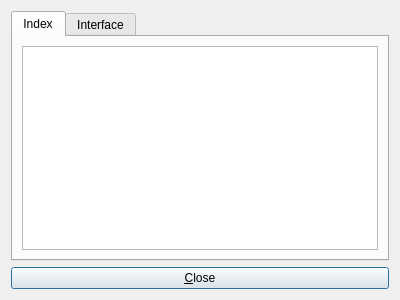
<?xml version="1.0" encoding="UTF-8"?>
<ui version="4.0">
 <class>HelpDialog</class>
 <widget class="QDialog" name="HelpDialog">
  <property name="geometry">
   <rect>
    <x>0</x>
    <y>0</y>
    <width>400</width>
    <height>300</height>
   </rect>
  </property>
  <property name="windowTitle">
   <string>MOV MetaEdit help</string>
  </property>
  <layout class="QVBoxLayout" name="Vertical_Layout">
   <item>
    <widget class="QTabWidget" name="Tab_Widget">
     <property name="currentIndex">
      <number>0</number>
     </property>
     <widget class="QWidget" name="Tab_Index">
      <attribute name="title">
       <string>Index</string>
      </attribute>
      <layout class="QGridLayout" name="gridLayout_2">
       <item row="0" column="0">
        <layout class="QGridLayout" name="Layout_Index">
         <property name="spacing">
          <number>0</number>
         </property>
         <item row="0" column="0">
          <widget class="QTextBrowser" name="Text1">
           <property name="source">
            <url>
             <string>qrc:/Documentation/index.html</string>
            </url>
           </property>
           <property name="openLinks">
            <bool>false</bool>
           </property>
          </widget>
         </item>
        </layout>
       </item>
      </layout>
     </widget>
     <widget class="QWidget" name="Tab_Interface">
      <attribute name="title">
       <string>Interface</string>
      </attribute>
      <layout class="QGridLayout" name="gridLayout">
       <item row="0" column="0">
        <layout class="QGridLayout" name="Layout_Interface">
         <item row="0" column="0">
          <widget class="QTextBrowser" name="Text2">
           <property name="source">
            <url>
             <string>qrc:/Documentation/interface.html</string>
            </url>
           </property>
           <property name="openExternalLinks">
            <bool>true</bool>
           </property>
          </widget>
         </item>
        </layout>
       </item>
      </layout>
     </widget>
    </widget>
   </item>
   <item>
    <widget class="QPushButton" name="Button_Close">
     <property name="text">
      <string>&amp;Close</string>
     </property>
     <property name="default">
      <bool>true</bool>
     </property>
    </widget>
   </item>
  </layout>
 </widget>
 <resources/>
 <connections>
  <connection>
   <sender>Button_Close</sender>
   <signal>clicked()</signal>
   <receiver>HelpDialog</receiver>
   <slot>close()</slot>
   <hints>
    <hint type="sourcelabel">
     <x>199</x>
     <y>277</y>
    </hint>
    <hint type="destinationlabel">
     <x>199</x>
     <y>149</y>
    </hint>
   </hints>
  </connection>
 </connections>
</ui>
